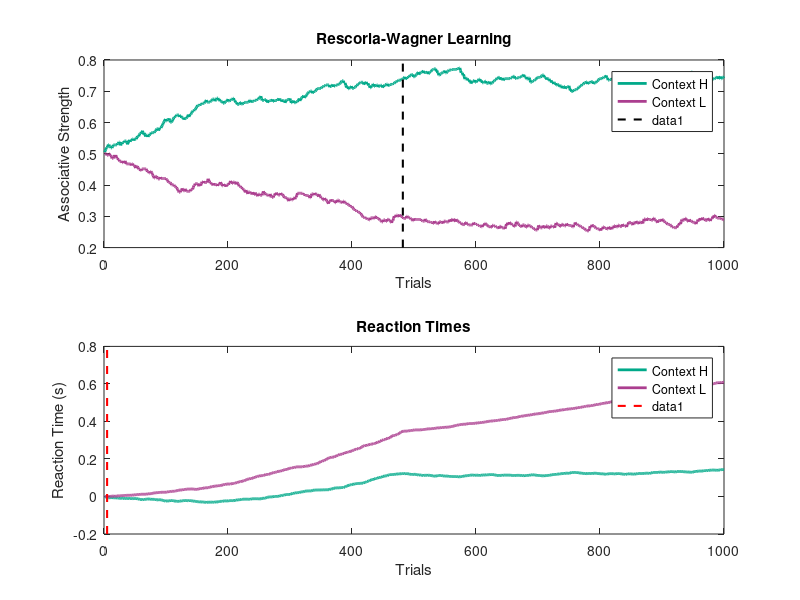

Reproduce this figure in MATLAB.

%% Mouse Odor Discrimination Simulation (Reinforcement Learning)
clc; clear; close all;

%% Parameters
num_trials = 1000;   % Total trials
alpha = 0.01;        % Learning rate (Rescorla-Wagner)
beta = 0.2;          % Reward sensitivity
rt_change_correct = -0.0005; % Reaction time change if correct
rt_change_incorrect = 0.0005; % Reaction time change if incorrect
rt_natural_increase = 0.005; % Natural increase in reaction time over trials
rt_bounds = [-2, 2]; % Reaction time limits
window_size = 5;    % Sliding window for significance test
sig_threshold = 0.05; % Threshold for significant difference

%% Context probabilities
context_prob = [0.5, 0.5]; % Equal probability for H and L
cs_prob_H = [0.75, 0.25];  % P(CS+ | H) = 0.75, P(CS- | H) = 0.25
cs_prob_L = [0.25, 0.75];  % P(CS+ | L) = 0.25, P(CS- | L) = 0.75

%% Initialization
V_H = 0.5; V_L = 0.5; % Initial values of associative strength
rt_H = 0; rt_L = 0;   % Initial reaction times
V_H_values = nan(num_trials,1); % Store learning values
V_L_values = nan(num_trials,1);
rt_H_values = nan(num_trials,1); % Store reaction times
rt_L_values = nan(num_trials,1);
conv_trials = []; % Store trials where RL model converges

prev_H_rewards = [];
prev_L_rewards = [];

%% Simulation loop
for t = 1:num_trials
    
    %Once performance converged to maximal, slow the natural increase in RT
    if ~isempty(conv_trials)
        rt_natural_increase = 0.001;
    end
    % Choose context (H or L)
    context = rand < context_prob(1); % 1 for H, 0 for L
    
    % Choose stimulus based on context
    if context == 1
        cs = rand < cs_prob_H(1); % 1 for CS+, 0 for CS-
    else
        cs = rand < cs_prob_L(1);
    end
    
    % Determine reward
    reward = cs; % Reward is given for CS+, none for CS-
    
    % Adjust rt_change_correct based on past trials
    if context == 1 % Context H
        if length(prev_H_rewards) >= 2 && prev_H_rewards(end) == 1 && prev_H_rewards(end-1) == 1
            adj_rt_change_correct = 3 * rt_change_correct;
        elseif length(prev_H_rewards) >= 1 && prev_H_rewards(end) == 1
            adj_rt_change_correct = 2 * rt_change_correct;
        elseif length(prev_H_rewards) >= 2 && prev_H_rewards(end) == 0 && prev_H_rewards(end-1) == 0
            adj_rt_change_correct = rt_change_correct / 3;
        elseif length(prev_H_rewards) >= 1 && prev_H_rewards(end) == 0
            adj_rt_change_correct = rt_change_correct / 2;
        else
            adj_rt_change_correct = rt_change_correct;
        end
        V_H = V_H + alpha * (reward - V_H);
        rt_H = rt_H + (adj_rt_change_correct * reward + rt_change_incorrect * (1 - reward)) + rt_natural_increase * t / num_trials;
        rt_H = min(max(rt_H, rt_bounds(1)), rt_bounds(2));
        prev_H_rewards = [prev_H_rewards, reward];
        if length(prev_H_rewards) > 2
            prev_H_rewards(1) = [];
        end
    else % Context L
        if length(prev_L_rewards) >= 2 && prev_L_rewards(end) == 1 && prev_L_rewards(end-1) == 1
            adj_rt_change_correct = 3 * rt_change_correct;
        elseif length(prev_L_rewards) >= 1 && prev_L_rewards(end) == 1
            adj_rt_change_correct = 2 * rt_change_correct;
        elseif length(prev_L_rewards) >= 2 && prev_L_rewards(end) == 0 && prev_L_rewards(end-1) == 0
            adj_rt_change_correct = rt_change_correct / 3;
        elseif length(prev_L_rewards) >= 1 && prev_L_rewards(end) == 0
            adj_rt_change_correct = rt_change_correct / 2;
        else
            adj_rt_change_correct = rt_change_correct;
        end
        V_L = V_L + alpha * (reward - V_L);
        rt_L = rt_L + (adj_rt_change_correct * reward + rt_change_incorrect * (1 - reward)) + rt_natural_increase * t / num_trials;
        rt_L = min(max(rt_L, rt_bounds(1)), rt_bounds(2));
        prev_L_rewards = [prev_L_rewards, reward];
        if length(prev_L_rewards) > 2
            prev_L_rewards(1) = [];
        end
    end
    
    % Store values
    V_H_values(t) = V_H;
    V_L_values(t) = V_L;
    rt_H_values(t) = rt_H;
    rt_L_values(t) = rt_L;
    
    % Check for convergence
    if abs(V_H - 0.75) < 0.01 && isempty(conv_trials)
        conv_trials = [conv_trials, t];
    elseif abs(V_L - 0.25) < 0.01 && isempty(conv_trials)
        conv_trials = [conv_trials, t];
    end
end

%% Post-simulation sliding window significance test
sig_trials = [];
for t = window_size:num_trials
    p_value = ranksum(rt_H_values(t-window_size+1:t), rt_L_values(t-window_size+1:t));
    if p_value < sig_threshold
        sig_trials = [sig_trials, t];
    end
end

%% Plot results
figure;
subplot(2,1,1);
plot(V_H_values, 'Color', [0,169,137]./255, 'LineWidth', 2); hold on;
plot(V_L_values, 'Color', [171,62,143]./255, 'LineWidth', 2);
legend('Context H', 'Context L');
xlabel('Trials'); ylabel('Associative Strength');
title('Rescorla-Wagner Learning');
for t = conv_trials
    plot([t, t], ylim, '--k', 'LineWidth', 1.5);
end

subplot(2,1,2);
plot(rt_H_values, 'Color', [0,169,137]./255, 'LineWidth', 2); hold on;
plot(rt_L_values, 'Color', [171,62,143]./255, 'LineWidth', 2);
legend('Context H', 'Context L');
xlabel('Trials'); ylabel('Reaction Time (s)');
title('Reaction Times');
if ~isempty(sig_trials)
    plot([sig_trials(1), sig_trials(1)], ylim, '--r', 'LineWidth', 1.5);
end
